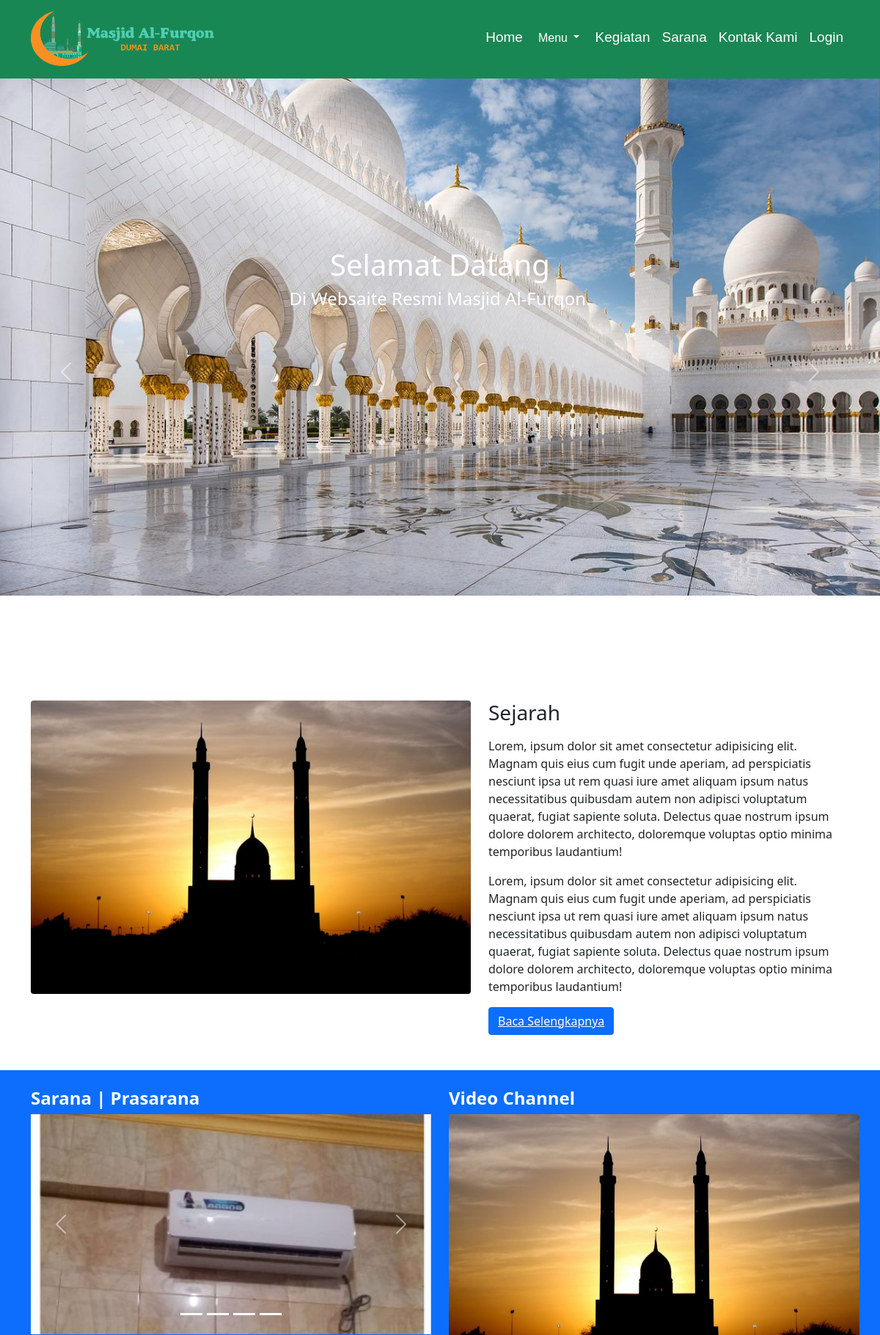
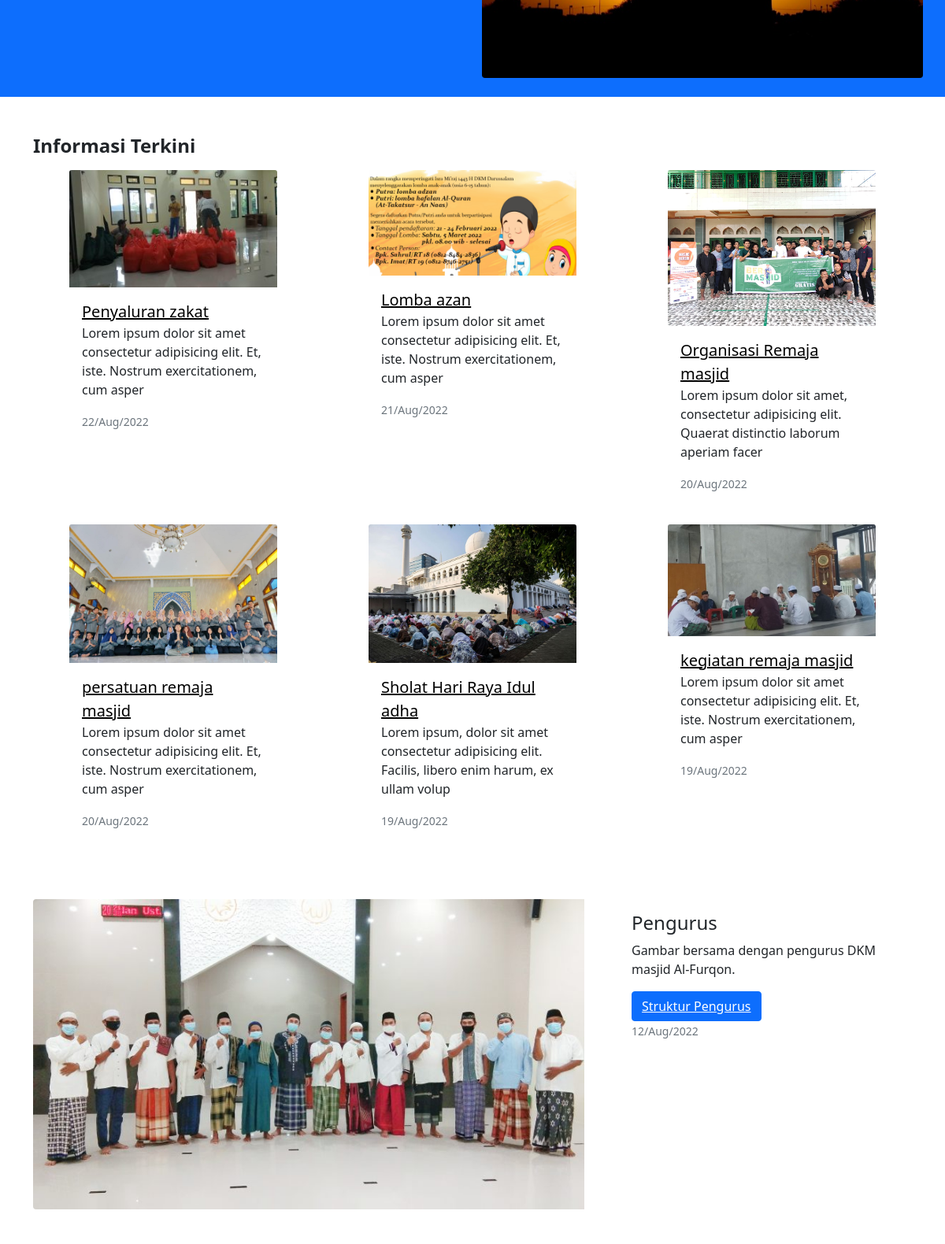
The page / (upper part) on the database its author committed (2 pictures, top to bottom).
### tables this page shows
CREATE TABLE `sarana` (
  `id_sapra` int(11) NOT NULL,
  `nama_sapra` varchar(25) NOT NULL,
  `foto` varchar(25) NOT NULL
);

CREATE TABLE `pengumuman` (
  `id_pengumuman` int(11) NOT NULL,
  `judul` varchar(40) NOT NULL,
  `isi_pengumuman` text,
  `tgl` date NOT NULL,
  `foto` varchar(100) NOT NULL
);

### halaman.php (the view, shortened to what this page needs)
<div class="akses">
<div class="col-md-12">
<div id="carouselExampleIndicators" class="carousel slide" data-bs-ride="carousel">
  <div class="carousel-indicators">
    <button type="button" data-bs-target="#carouselExampleIndicators" data-bs-slide-to="0" class="active" aria-current="true" aria-label="Slide 1"></button>
    <button type="button" data-bs-target="#carouselExampleIndicators" data-bs-slide-to="1" aria-label="Slide 2"></button>
  </div>
  <div class="carousel-inner">
    <div class="carousel-item active">
      <img src="img/slide/slide1.jpg" class="d-block w-100" >
      <div class="carousel-caption d-none d-md-block position-absolute top-50 start-50 translate-middle">
        <h1>Selamat Datang</h1>
        <h4>Di Websaite Resmi Masjid Al-Furqon.</h4>
      </div>
    </div>
  </div>
  <button class="carousel-control-prev" type="button" data-bs-target="#carouselExampleIndicators" data-bs-slide="prev">
    <span class="carousel-control-prev-icon" aria-hidden="true"></span>
  </button>
  <button class="carousel-control-next" type="button" data-bs-target="#carouselExampleIndicators" data-bs-slide="next">
    <span class="carousel-control-next-icon" aria-hidden="true"></span>
  </button>
</div>
</div>
<section class="container mt-5">
  <div class="row">
  <div class="col">
      <img src="img/hero.jpg" class="rounded" width="600" height="400">
    </div>
  <div class="col">
      <h3 class="mb-3">Sejarah</h2>
      <p>Lorem, ipsum dolor sit amet consectetur adipisicing elit. Magnam quis eius cum fugit unde aperiam, ad perspiciatis nesciunt ipsa ut rem quasi iure amet aliquam ipsum natus necessitatibus quibusdam autem non adipisci voluptatum quaerat, fugiat sapiente soluta. Delectus quae nostrum ipsum dolore dolorem architecto, doloremque voluptas optio minima temporibus laudantium!</p>
      <p>Lorem, ipsum dolor sit amet consectetur adipisicing elit. Magnam quis eius cum fugit unde aperiam, ad perspiciatis nesciunt ipsa ut rem quasi iure amet aliquam ipsum natus necessitatibus quibusdam autem non adipisci voluptatum quaerat, fugiat sapiente soluta. Delectus quae nostrum ipsum dolore dolorem architecto, doloremque voluptas optio minima temporibus laudantium!</p>
      <button class="btn btn-primary text-decoration-underline">Baca Selengkapnya</button>
    </div>
  </div>
</section>
<section id="pengumuman" class="bg-primary">
<div class="container mt-5">
  <div class="row py-4">
    <div class="col-md-6">
    <h4 class="text-white fw-bold">Sarana | Prasarana</h4>
      <div id="carouselExampleCaptions" class="carousel slide" data-bs-ride="carousel">
  <div class="carousel-indicators">
  <?php
  $i = 0;
  include "config/koneksi.php";
  $query = $conn->query("SELECT * FROM sarana");
while($data = mysqli_fetch_assoc($query)) {?>
  <?php
    $active = '';
    if($i == 0) {
      $active = 'active';
    }
  ?>
    <button type="button" data-bs-target="#carouselExampleCaptions" data-bs-slide-to="0" class="<?php echo $active; ?>"></button>
<?php } $i++; ?>
  </div>
  <div class="carousel-inner">
    <?php
    include "config/koneksi.php";
    $query1 = $conn->query("SELECT * FROM sarana ORDER BY id_sapra DESC");
    $i = 0;
    while ($data1 = mysqli_fetch_assoc($query1)) { ?>
      <?php
      $active = '';
      if($i == 0){
        $active = 'active';
      }
      ?>
    <div class="carousel-item <?php echo $active; ?>">
      <img src="img/sarana/<?= $data1['foto']; ?>" class="d-block w-100" height="400">
    </div>
    <?php $i++;} ?>
  </div>
  <button class="carousel-control-prev" type="button" data-bs-target="#carouselExampleCaptions" data-bs-slide="prev">
    <span class="carousel-control-prev-icon" aria-hidden="true"></span>
  </button>
  <button class="carousel-control-next" type="button" data-bs-target="#carouselExampleCaptions" data-bs-slide="next">
    <span class="carousel-control-next-icon" aria-hidden="true"></span>
  </button>
</div>
  </div>
  <div class="col-md-6">
  <h4 class="text-white fw-bold">Video Channel</h4>
      <a href=""><img src="img/hero.jpg" width="560" height="400" class="rounded"></a>
  </div>
</div>
</section>
<section id="sarana" class="container mt-5">
  <div class="row">
  <h4 class="fw-bold mb-3">Informasi Terkini</h4>
  <?php
  include "config/koneksi.php";
  $query1 = $conn->query("SELECT * FROM pengumuman ORDER BY tgl DESC");
  foreach($query1 as $d):
  ?>
  <div class=" mx-auto mb-4" style="width: 18rem;">
    <img src="img/kegiatan/<?= $d['foto']; ?>" class="card-img-top" >
    <div class="card-body">
     <a href="frontend/konten.php?id=<?php echo $d['id_pengumuman'] ?>" class="text-black"><p class="card-text fs-5"><?= $d['judul'] ?></p></a>
      <p class="card-text"><?= substr($d['isi_pengumuman'],0,100); ?></p>
      <p class="card-text"><small class="text-muted"><?= date("d/M/Y", strtotime($d['tgl'])); ?></small></p>
    </div>
  </div>
    <?php endforeach; ?>
  </div>
</section>
<section class="container mt-5">
  <div class="row">
    <div class="col">
    <div class=" mb-3">
  <div class="row g-0">
    <div class="col-md-8">
      <img src="img/sosial/pengurus.jpg" class="img-fluid rounded-start" width="700">
    </div>
    <div class="col-md-4">
      <div class="card-body">
        <h4 class="card-title">Pengurus</h4>
        <p class="card-text">Gambar bersama dengan pengurus DKM masjid Al-Furqon.</p>
        <a href="?page=organisasi" class="btn btn-primary text-decoration-underline">Struktur Pengurus</a>
        <p class="card-text"><small class="text-muted">12/Aug/2022</small></p>
      </div>
    </div>
  </div>
</div>
    </div>
  </div>
</section>

### boostrap/css/style.css (style rules this page uses)
.carousel-item { height: 100vh; }
#pengumuman .carousel-inner { width:100%; max-height: 300px !important; }

### rows shown on the page
sarana: foto (picture)
pengumuman: foto (picture), judul "Penyaluran zakat", isi_pengumuman "Lorem ipsum dolor sit amet consectetur adipisicing elit. Et, iste. Nostrum exercitationem, cum asper", tgl "22/Aug/2022"
pengumuman: foto (picture), judul "Lomba azan", isi_pengumuman "Lorem ipsum dolor sit amet consectetur adipisicing elit. Et, iste. Nostrum exercitationem, cum asper", tgl "21/Aug/2022"
pengumuman: foto (picture), judul "Organisasi Remaja masjid", isi_pengumuman "Lorem ipsum dolor sit amet, consectetur adipisicing elit. Quaerat distinctio laborum aperiam facer", tgl "20/Aug/2022"
pengumuman: foto (picture), judul "persatuan remaja masjid", isi_pengumuman "Lorem ipsum dolor sit amet consectetur adipisicing elit. Et, iste. Nostrum exercitationem, cum asper", tgl "20/Aug/2022"
pengumuman: foto (picture), judul "Sholat Hari Raya Idul adha", isi_pengumuman "Lorem ipsum, dolor sit amet consectetur adipisicing elit. Facilis, libero enim harum, ex ullam volup", tgl "19/Aug/2022"
pengumuman: foto (picture), judul "kegiatan remaja masjid", isi_pengumuman "Lorem ipsum dolor sit amet consectetur adipisicing elit. Et, iste. Nostrum exercitationem, cum asper", tgl "19/Aug/2022"
